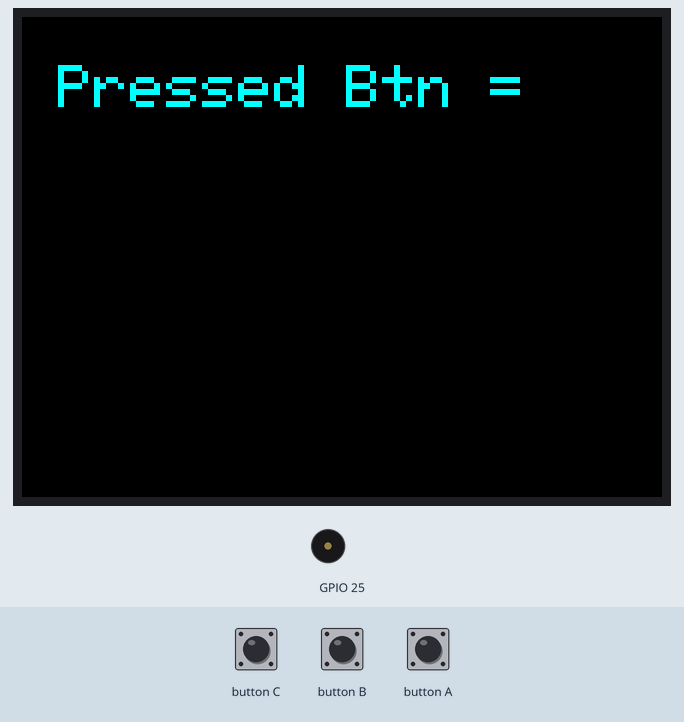
This sketch was run on a simulated ESP32. Shown: 320×240 colour display, buzzer (waves = sounding). The test bench sets the inputs (shaded band). What the sketch prints to the serial monitor is not drawn.

Above: at 1.3 s.
1.4 s: button C pressed for 3.2 s
At 5.8 s:
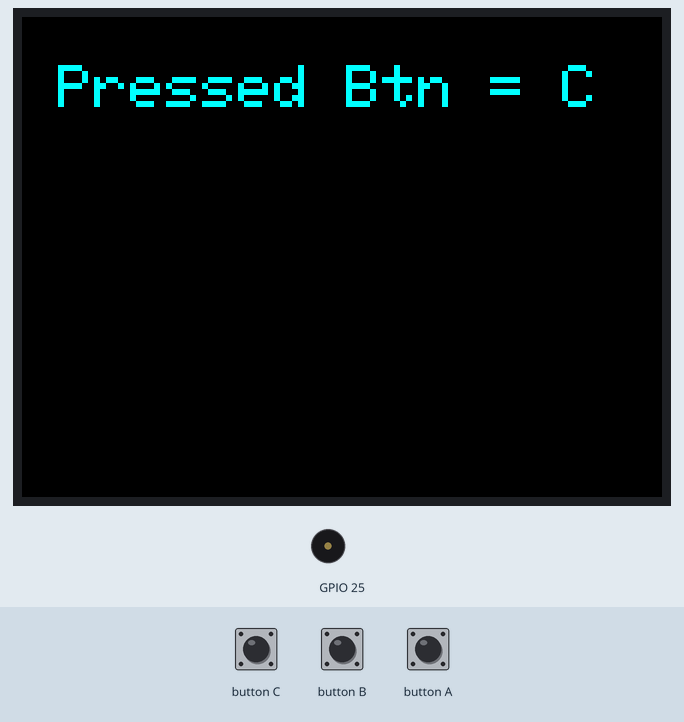
6.2 s: button A pressed for 3.2 s
At 9.6 s:
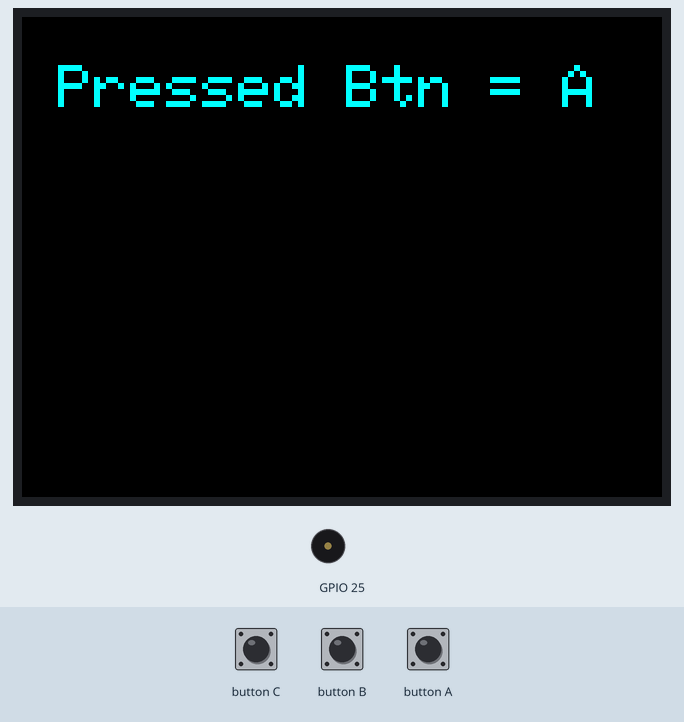
10.9 s: button B pressed for 3.2 s
At 13.3 s:
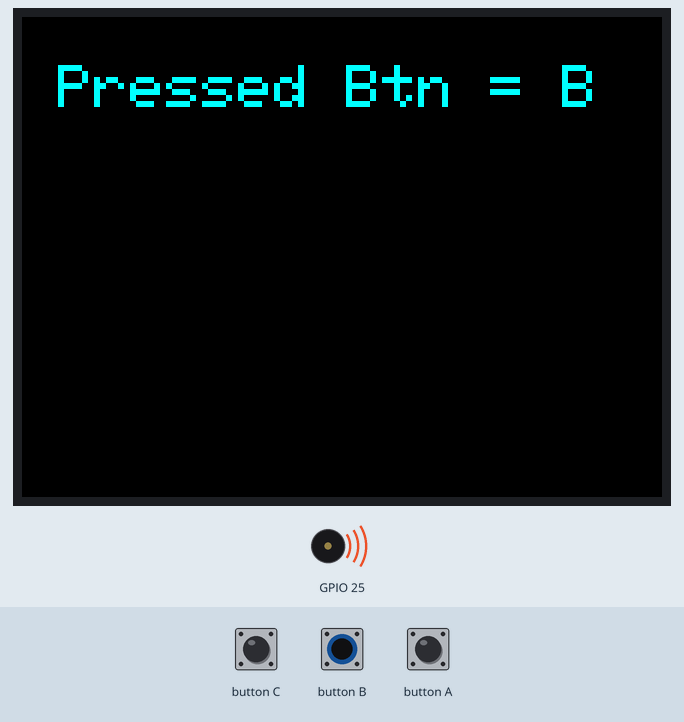
15.7 s: button C driven LOW and button B driven LOW
At 18.5 s:
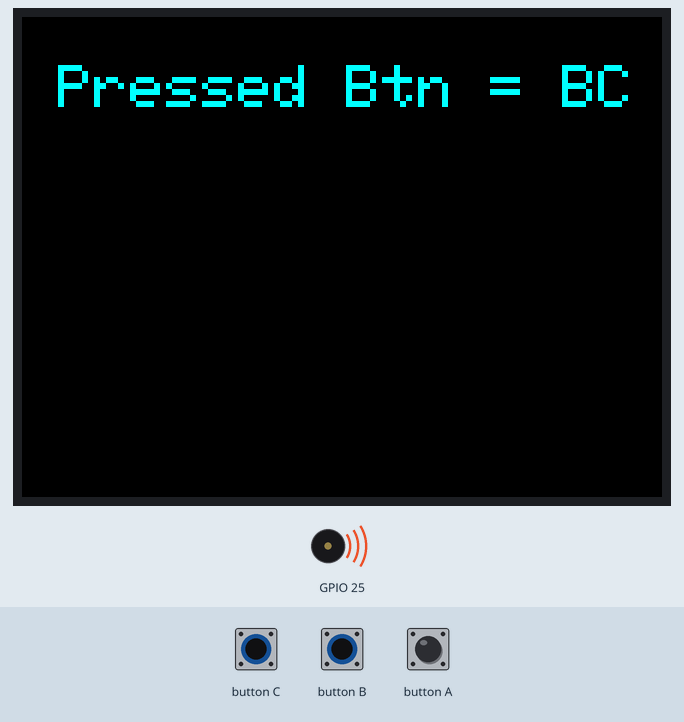
18.7 s: button A pressed for 3.2 s
At 22.7 s:
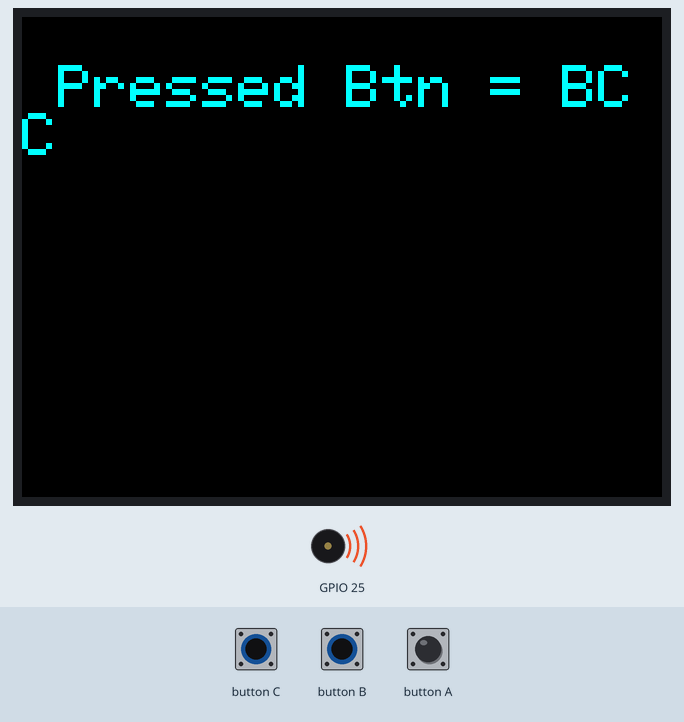
23.4 s: button B set HIGH
Timing chart, 0 to 25.9 s (numbered marks = the images above; inputs shaded):
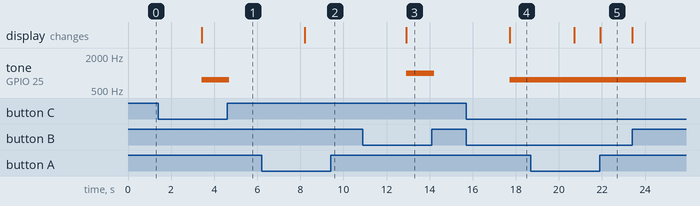

Measured:
- after the input at 1.4 s, tone on GPIO 25: silent → 762 Hz after 2.0 s, → silent 1.3 s later; the display: changes after 2.0 s (image 1)
- after the input at 6.2 s, the display: changes after 2.0 s (image 2)
- after the input at 10.9 s, tone on GPIO 25: silent → 1000 Hz after 2.0 s, → silent 1.3 s later; the display: changes after 2.0 s (image 3)
- after the input at 15.7 s, tone on GPIO 25: silent → 762 Hz after 2.0 s; the display: changes after 2.0 s (image 4)
- after the input at 18.7 s, the display: first changes after 2.0 s (image 5 shows a later state)

The sketch:

Speaker.ino
```cpp
#include <M5Stack.h>

void setup() {
  // put your setup code here, to run once:
  M5.begin();
  M5.lcd.setBrightness(128);
  M5.Lcd.setTextSize(3);
  M5.Speaker.setBeep(250, 100);
}

void loop() {
  // put your main code here, to run repeatedly:
//  Serial.println("Connected");
  M5.Lcd.setCursor(0, 0);
  M5.Lcd.setTextColor(CYAN, BLACK);
  M5.Lcd.print("\r\n Pressed Btn = ");
  if(M5.BtnA.pressedFor(2000)){
      M5.Lcd.printf("A");
      Serial.println("A");
    }
  if(M5.BtnB.pressedFor(2000)){
      M5.Lcd.printf("B");
      Serial.println("B");
      M5.Speaker.beep();
    }

  if(M5.BtnC.pressedFor(2000)){
      M5.Lcd.printf("C");
      Serial.println("C");
      M5.Speaker.tone(762, 100);
    }

  M5.update();
}
```
